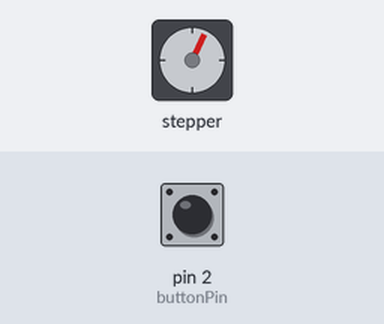
This sketch was run on a simulated Arduino Uno, built with avr-gcc and run on an emulated ATmega328P. On the bench: stepper motor. The inputs (shaded band) are chosen by the test bench; at power-on: pin 2 (buttonPin) HIGH. Stepper angles assume 2048 steps per turn; what the sketch prints to the serial monitor is not drawn.

Above: at 1.2 s.
1.3 s: pin 2 (buttonPin) pulled LOW for 0.15 s
At 2.08 s:
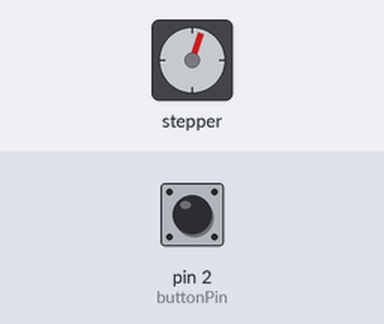
4.4 s: pin 2 (buttonPin) pulled LOW for 1 s
At 4.86 s:
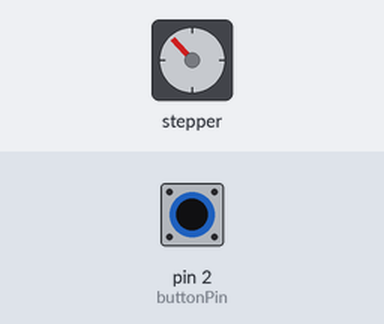
8.4 s: pin 2 (buttonPin) pulled LOW for 0.15 s
At 8.86 s:
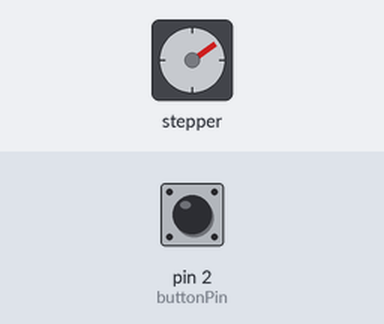
11.5 s: pin 2 (buttonPin) pulled LOW for 3.2 s
Timing chart, 0 to 24.7 s (numbered marks = the images above; inputs shaded):
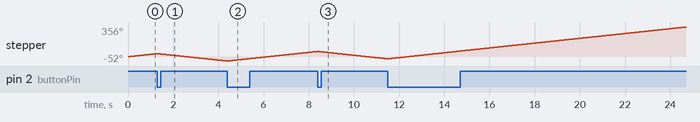

The sketch:

stepper_motor_button.ino
```cpp
#include <Stepper.h>
int stepsPerRevolution = 2048; //2048
Stepper myStepper(stepsPerRevolution, 8, 10, 9, 11);
int motSpeed = 5;
int dt = 50;

int buttonPin = 2;
int buttonVal;

int rotationStep = 1;

void setup() {
  myStepper.setSpeed(motSpeed);
  Serial.begin(9600);
  pinMode(buttonPin, INPUT);
  digitalWrite(buttonPin, HIGH);
 }

void loop() {
  myStepper.step(rotationStep);
  buttonVal = digitalRead(buttonPin);
  Serial.println(buttonVal);

  if (buttonVal == 0) {
    rotationStep = -rotationStep;
    while (buttonVal == 0) {
      myStepper.step(rotationStep);
      buttonVal = digitalRead(buttonPin);
    }
  }
}
```
